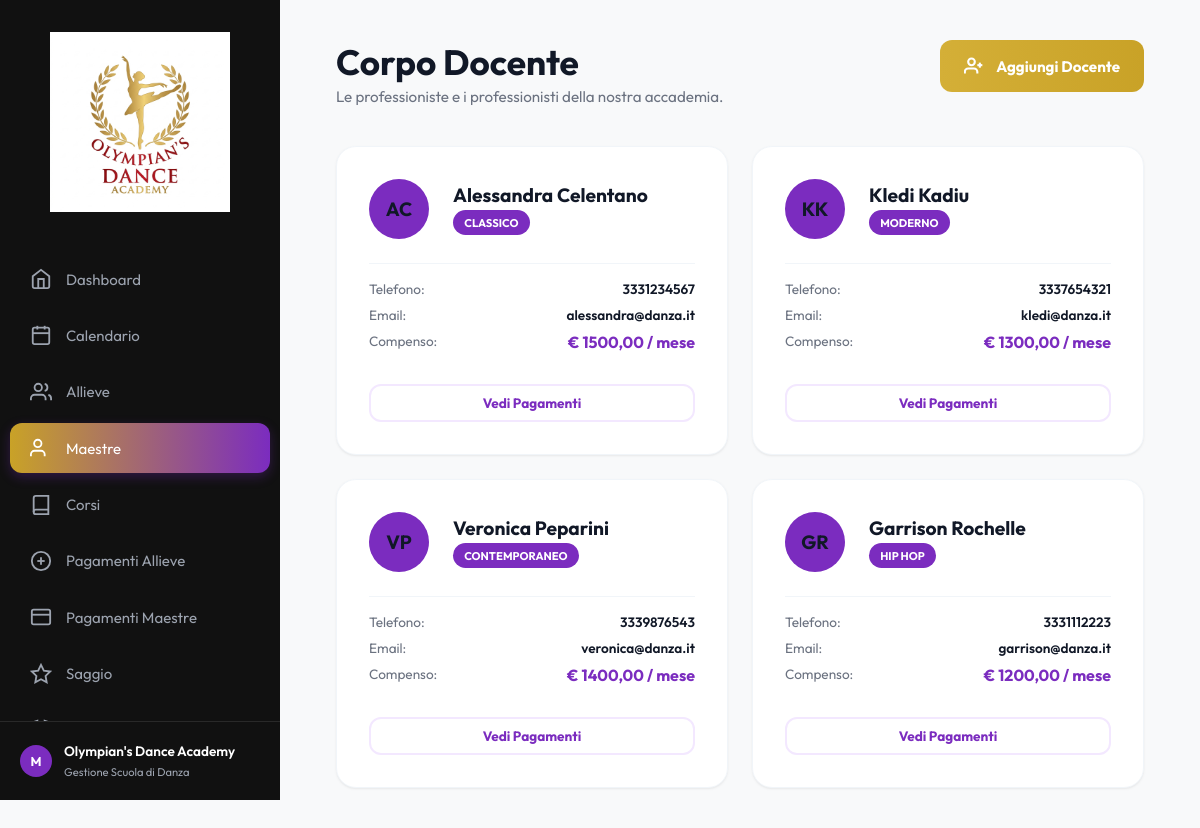
Page /maestre/ on the committed database.
### academy/models.py (models this page shows, shortened)
class Maestra(models.Model):
    nome = models.CharField(max_length=100)
    cognome = models.CharField(max_length=100)
    telefono = models.CharField(max_length=20, blank=True, null=True)
    email = models.EmailField(blank=True, null=True)
    specializzazione = models.CharField(max_length=100, blank=True, null=True)
    compenso_mensile = models.DecimalField(max_digits=8, decimal_places=2, blank=True, null=True)
    class Meta:
        db_table = 'Maestre'
        ordering = ['cognome', 'nome']
        verbose_name_plural = "Maestre"

### academy/views.py (the view)
# urls.py: path("maestre/", views.maestre, name="maestre"),
def maestre(request):
    return render(request, "maestre.html", {"maestre": Maestra.objects.all()})

### academy/context_processors.py (called while the page is built)
def today(request):
    return {"date_today": date.today().isoformat()}

### academy/templatetags/academy_filters.py (called while the page is built)
@register.filter
def initial(value):
    text = str(value or "")
    return text[:1]

### templates/maestre.html (shortened to what this page needs)
{% extends 'base.html' %}
{% load academy_filters %}
{% block content %}
<div class="animate-in">
    <header class="header-container">
        <div class="header-title">
            <h1>Corpo Docente</h1>
            <p>Le professioniste e i professionisti della nostra accademia.</p>
        </div>
        <a href="{% url 'nuova_maestra' %}" class="btn btn-gold">
            <svg width="20" height="20" viewBox="0 0 24 24" fill="none" stroke="currentColor" stroke-width="2.5"><path d="M16 21v-2a4 4 0 0 0-4-4H5a4 4 0 0 0-4 4v2"/><circle cx="9" cy="7" r="4"/><line x1="19" y1="8" x2="19" y2="14"/><line x1="16" y1="11" x2="22" y2="11"/></svg>
            Aggiungi Docente
        </a>
    </header>
    <div style="display: grid; grid-template-columns: repeat(auto-fit, minmax(320px, 1fr)); gap: 1.5rem;">
        {% for m in maestre %}
        <div class="content-box stat-card" style="flex-direction: column; align-items: flex-start; gap: 1rem; padding: 2rem;">
            <div style="display: flex; align-items: center; gap: 1.5rem; width: 100%;">
                <div class="user-avatar" style="width: 60px; height: 60px; font-size: 1.2rem;">
                    {{ m.nome|initial }}{{ m.cognome|initial }}
                </div>
                <div>
                    <h2 style="font-size: 1.2rem; margin-bottom: 0.2rem;">{{ m.nome }} {{ m.cognome }}</h2>
                    <span class="badge badge-paid" style="background: var(--secondary-color); color: white;">{{ m.specializzazione }}</span>
                </div>
            </div>
            <div style="width: 100%; border-top: 1px solid var(--border-color); padding-top: 1rem; margin-top: 0.5rem;">
                <div style="display: flex; justify-content: space-between; margin-bottom: 0.5rem;">
                    <span style="color: var(--text-muted); font-size: 0.85rem;">Telefono:</span>
                    <span style="font-weight: 600; font-size: 0.85rem;">{{ m.telefono }}</span>
                </div>
                <div style="display: flex; justify-content: space-between; margin-bottom: 0.5rem;">
                    <span style="color: var(--text-muted); font-size: 0.85rem;">Email:</span>
                    <span style="font-weight: 600; font-size: 0.85rem;">{{ m.email }}</span>
                </div>
                <div style="display: flex; justify-content: space-between;">
                    <span style="color: var(--text-muted); font-size: 0.85rem;">Compenso:</span>
                    <span style="font-weight: 700; color: var(--secondary-color);">€ {{ m.compenso_mensile|floatformat:2 }} / mese</span>
                </div>
            </div>
            <a href="{% url 'pagamenti_maestre' %}" class="btn btn-outline-purple btn-sm" style="width: 100%; margin-top: 1rem;">
                Vedi Pagamenti
            </a>
        </div>
        {% endfor %}
    </div>
</div>
{% endblock %}

### static/css/style.css (style rules this page uses)
:root { --primary-color: #C9A227; --primary-hover: #B08D1E; --secondary-color: #7B2CBF; --secondary-hover: #62229B; --accent-red: #FF3131; --sidebar-bg: #111111; --sidebar-text: #9ca3af; --sidebar-text-active: #ffffff; --bg-color: #F8F9FA; --text-main: #111827; --text-muted: #6B7280; --card-bg: #ffffff; --border-color: #F1F5F9; --sidebar-width: 280px; --radius-lg: 20px; --radius-md: 12px; --shadow: 0 1px 3px 0 rgba(0, 0, 0, 0.05), 0 1px 2px 0 rgba(0, 0, 0, 0.03); --transition: all 0.3s cubic-bezier(0.4, 0, 0.2, 1); }
* { margin: 0; padding: 0; box-sizing: border-box; }
body { font-family: 'Outfit', sans-serif; background-color: var(--bg-color); color: var(--text-main); display: flex; min-height: 100vh; }
.user-avatar { width: 32px; height: 32px; background: var(--secondary-color); border-radius: 50%; display: flex; align-items: center; justify-content: center; font-weight: 700; font-size: 0.8rem; }
.header-container { display: flex; justify-content: space-between; align-items: flex-start; margin-bottom: 2.5rem; }
.header-title h1 { font-size: 2.2rem; font-weight: 700; margin-bottom: 0.2rem; }
.header-title p { color: var(--text-muted); font-size: 0.95rem; }
.stat-card { background: white; padding: 1.5rem; border-radius: var(--radius-lg); display: flex; align-items: center; gap: 1.25rem; box-shadow: var(--shadow); border: 1px solid var(--border-color); }
.content-box { background: white; border-radius: var(--radius-lg); padding: 1.8rem; box-shadow: var(--shadow); border: 1px solid var(--border-color); }
.badge { padding: 0.35rem 0.7rem; border-radius: 20px; font-size: 0.7rem; font-weight: 700; text-transform: uppercase; display: inline-flex; align-items: center; gap: 5px; }
.badge-paid { background: #DCFCE7; color: #166534; }
.btn, .action-btn { padding: 1rem 1.5rem; border-radius: var(--radius-md); font-weight: 700; display: inline-flex; align-items: center; justify-content: center; gap: 12px; text-decoration: none; font-size: 0.95rem; border: none; cursor: pointer; transition: var(--transition); }
.btn-gold, .action-btn.btn-gold { background: linear-gradient(90deg, #D4AF37 0%, #C9A227 100%); color: white; }
.btn-outline-purple, .action-btn.btn-outline-purple { background: white; border: 2px solid #F3E8FF; color: var(--secondary-color); }
.btn-sm { padding: 0.5rem 1rem; font-size: 0.85rem; }
.animate-in { animation: fadeIn 0.6s ease forwards; }

### rows in the picture
Maestra: nome|initial "A", cognome|initial "C", nome "Alessandra", cognome "Celentano", specializzazione "CLASSICO", telefono "3331234567", email "alessandra@danza.it", compenso_mensile "1500,00"
Maestra: nome|initial "K", cognome|initial "K", nome "Kledi", cognome "Kadiu", specializzazione "MODERNO", telefono "3337654321", email "kledi@danza.it", compenso_mensile "1300,00"
Maestra: nome|initial "V", cognome|initial "P", nome "Veronica", cognome "Peparini", specializzazione "CONTEMPORANEO", telefono "3339876543", email "veronica@danza.it", compenso_mensile "1400,00"
Maestra: nome|initial "G", cognome|initial "R", nome "Garrison", cognome "Rochelle", specializzazione "HIP HOP", telefono "3331112223", email "garrison@danza.it", compenso_mensile "1200,00"
